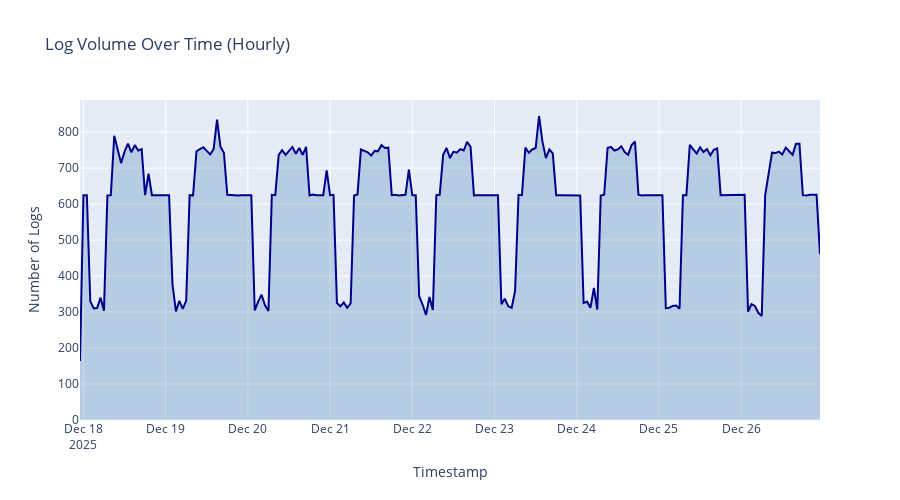

This figure's notebook cell:
### Markdown cell above
### Time Series View

### Code cell
# Resample to see log volume over time.
time_series = df.set_index('timestamp').resample('1h').size().reset_index(name='count')

fig = go.Figure()
fig.add_trace(
    go.Scatter(
        x=time_series['timestamp'],
        y=time_series['count'],
        mode='lines',
        line=dict(color='darkblue', width=2),
        fill='tozeroy',
        fillcolor='rgba(70, 130, 180, 0.3)'
    )
)

fig.update_layout(
    title='Log Volume Over Time (Hourly)',
    xaxis_title='Timestamp',
    yaxis_title='Number of Logs',
    height=500,
    hovermode='x unified'
)
fig.show()

### Figure 1 — Plotly figure (JSON) as saved in the notebook; plotly's stock layout.template omitted (floating-point values rounded to 4 significant figures; data arrays with more than 128 entries replaced by an {"elided": "..."} marker saying what was removed)
{"data": [{"fill": "tozeroy", "fillcolor": "rgba(70, 130, 180, 0.3)", "line": {"color": "darkblue", "width": 2}, "mode": "lines", "type": "scatter", "x": {"elided": "217 str values"}, "y": {"elided": "217 int values"}}], "layout": {"height": 500, "hovermode": "x unified", "title": {"text": "Log Volume Over Time (Hourly)"}, "xaxis": {"title": {"text": "Timestamp"}}, "yaxis": {"title": {"text": "Number of Logs"}}}}
